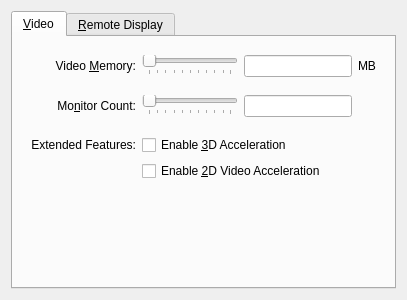
<ui version="4.0">
 <comment>
 VBox frontends: Qt4 GUI ("VirtualBox"):

 Copyright (C) 2008-2013 Oracle Corporation

 This file is part of VirtualBox Open Source Edition (OSE), as
 available from http://www.virtualbox.org. This file is free software;
 you can redistribute it and/or modify it under the terms of the GNU
 General Public License (GPL) as published by the Free Software
 Foundation, in version 2 as it comes in the "COPYING" file of the
 VirtualBox OSE distribution. VirtualBox OSE is distributed in the
 hope that it will be useful, but WITHOUT ANY WARRANTY of any kind.
 </comment>
 <class>UIMachineSettingsDisplay</class>
 <widget class="QWidget" name="UIMachineSettingsDisplay">
  <property name="geometry">
   <rect>
    <x>0</x>
    <y>0</y>
    <width>350</width>
    <height>300</height>
   </rect>
  </property>
  <layout class="QVBoxLayout" name="m_pLayoutMain">
   <item>
    <widget class="QITabWidget" name="m_pTabWidget">
     <widget class="QWidget" name="m_pTabVideo">
      <attribute name="title">
       <string>&amp;Video</string>
      </attribute>
      <layout class="QVBoxLayout" name="m_pLayoutTabVideo">
       <item>
        <widget class="QWidget" name="m_pContainerVideo">
         <layout class="QGridLayout" name="m_pLayoutContainerVideo">
          <item row="0" column="0">
           <widget class="QLabel" name="m_pLabelMemory">
            <property name="text">
             <string>Video &amp;Memory:</string>
            </property>
            <property name="alignment">
             <set>Qt::AlignRight|Qt::AlignTrailing|Qt::AlignVCenter</set>
            </property>
            <property name="buddy">
             <cstring>m_pEditorMemory</cstring>
            </property>
           </widget>
          </item>
          <item row="0" column="1" rowspan="2">
           <layout class="QVBoxLayout" name="m_pLayoutSliderMemory">
            <property name="spacing">
             <number>0</number>
            </property>
            <item>
             <widget class="QIAdvancedSlider" name="m_pSliderMemory">
              <property name="whatsThis">
               <string>Controls the amount of video memory provided to the virtual machine.</string>
              </property>
              <property name="orientation">
               <enum>Qt::Horizontal</enum>
              </property>
              <property name="tickPosition">
               <enum>QSlider::TicksBelow</enum>
              </property>
             </widget>
            </item>
            <item>
             <layout class="QHBoxLayout" name="m_pLayoutLegendMemory">
              <item>
               <widget class="QLabel" name="m_pLabelMemoryMin">
                <property name="sizePolicy">
                 <sizepolicy hsizetype="Fixed" vsizetype="Fixed">
                  <horstretch>0</horstretch>
                  <verstretch>0</verstretch>
                 </sizepolicy>
                </property>
               </widget>
              </item>
              <item>
               <spacer name="m_pSpacerLegendMemory">
                <property name="orientation">
                 <enum>Qt::Horizontal</enum>
                </property>
                <property name="sizeHint" stdset="0">
                 <size>
                  <width>0</width>
                  <height>0</height>
                 </size>
                </property>
               </spacer>
              </item>
              <item>
               <widget class="QLabel" name="m_pLabelMemoryMax">
                <property name="sizePolicy">
                 <sizepolicy hsizetype="Fixed" vsizetype="Fixed">
                  <horstretch>0</horstretch>
                  <verstretch>0</verstretch>
                 </sizepolicy>
                </property>
               </widget>
              </item>
             </layout>
            </item>
           </layout>
          </item>
          <item row="0" column="2">
           <layout class="QHBoxLayout" name="m_pLayoutEditorMemory">
            <item>
             <widget class="QILineEdit" name="m_pEditorMemory">
              <property name="sizePolicy">
               <sizepolicy hsizetype="Fixed" vsizetype="Fixed">
                <horstretch>0</horstretch>
                <verstretch>0</verstretch>
               </sizepolicy>
              </property>
              <property name="whatsThis">
               <string>Controls the amount of video memory provided to the virtual machine.</string>
              </property>
             </widget>
            </item>
            <item>
             <widget class="QLabel" name="m_pLabelMemoryUnit">
              <property name="sizePolicy">
               <sizepolicy hsizetype="Fixed" vsizetype="Fixed">
                <horstretch>0</horstretch>
                <verstretch>0</verstretch>
               </sizepolicy>
              </property>
              <property name="text">
               <string>MB</string>
              </property>
             </widget>
            </item>
           </layout>
          </item>
          <item row="2" column="0">
           <widget class="QLabel" name="m_pLabelScreens">
            <property name="text">
             <string>Mo&amp;nitor Count:</string>
            </property>
            <property name="alignment">
             <set>Qt::AlignRight|Qt::AlignTrailing|Qt::AlignVCenter</set>
            </property>
            <property name="buddy">
             <cstring>m_pEditorScreens</cstring>
            </property>
           </widget>
          </item>
          <item row="2" column="1" rowspan="2">
           <layout class="QVBoxLayout" name="m_pLayoutSliderScreens">
            <property name="spacing">
             <number>0</number>
            </property>
            <item>
             <widget class="QIAdvancedSlider" name="m_pSliderScreeens">
              <property name="whatsThis">
               <string>Controls the amount of virtual monitors provided to the virtual machine.</string>
              </property>
              <property name="orientation">
               <enum>Qt::Horizontal</enum>
              </property>
              <property name="tickPosition">
               <enum>QSlider::TicksBelow</enum>
              </property>
             </widget>
            </item>
            <item>
             <layout class="QHBoxLayout" name="m_pLayoutLegendScreens">
              <item>
               <widget class="QLabel" name="m_pLabelScreensMin">
                <property name="sizePolicy">
                 <sizepolicy hsizetype="Fixed" vsizetype="Fixed">
                  <horstretch>0</horstretch>
                  <verstretch>0</verstretch>
                 </sizepolicy>
                </property>
               </widget>
              </item>
              <item>
               <spacer name="m_pSpacerLegendScreens">
                <property name="orientation">
                 <enum>Qt::Horizontal</enum>
                </property>
                <property name="sizeHint" stdset="0">
                 <size>
                  <width>0</width>
                  <height>0</height>
                 </size>
                </property>
               </spacer>
              </item>
              <item>
               <widget class="QLabel" name="m_pLabelScreensMax">
                <property name="sizePolicy">
                 <sizepolicy hsizetype="Fixed" vsizetype="Fixed">
                  <horstretch>0</horstretch>
                  <verstretch>0</verstretch>
                 </sizepolicy>
                </property>
               </widget>
              </item>
             </layout>
            </item>
           </layout>
          </item>
          <item row="2" column="2">
           <layout class="QHBoxLayout" name="m_pLayoutEditorScreens">
            <item>
             <widget class="QILineEdit" name="m_pEditorScreens">
              <property name="sizePolicy">
               <sizepolicy hsizetype="Fixed" vsizetype="Fixed">
                <horstretch>0</horstretch>
                <verstretch>0</verstretch>
               </sizepolicy>
              </property>
              <property name="whatsThis">
               <string>Controls the amount of virtual monitors provided to the virtual machine.</string>
              </property>
             </widget>
            </item>
            <item>
             <widget class="QLabel" name="m_pLabelScreensUnit"/>
            </item>
           </layout>
          </item>
          <item row="4" column="0">
           <widget class="QLabel" name="m_pLabelVideoOptions">
            <property name="text">
             <string>Extended Features:</string>
            </property>
            <property name="alignment">
             <set>Qt::AlignRight|Qt::AlignTrailing|Qt::AlignVCenter</set>
            </property>
           </widget>
          </item>
          <item row="4" column="1" colspan="2">
           <widget class="QCheckBox" name="mCb3D">
            <property name="sizePolicy">
             <sizepolicy hsizetype="MinimumExpanding" vsizetype="Fixed">
              <horstretch>0</horstretch>
              <verstretch>0</verstretch>
             </sizepolicy>
            </property>
            <property name="whatsThis">
             <string>When checked, the virtual machine will be given access to the 3D graphics capabilities available on the host.</string>
            </property>
            <property name="text">
             <string>Enable &amp;3D Acceleration</string>
            </property>
           </widget>
          </item>
          <item row="5" column="1" colspan="2">
           <widget class="QCheckBox" name="mCb2DVideo">
            <property name="sizePolicy">
             <sizepolicy hsizetype="MinimumExpanding" vsizetype="Fixed">
              <horstretch>0</horstretch>
              <verstretch>0</verstretch>
             </sizepolicy>
            </property>
            <property name="whatsThis">
             <string>When checked, the virtual machine will be given access to the Video Acceleration capabilities available on the host.</string>
            </property>
            <property name="text">
             <string>Enable &amp;2D Video Acceleration</string>
            </property>
           </widget>
          </item>
         </layout>
        </widget>
       </item>
       <item>
        <spacer name="m_pStretchVideo">
         <property name="orientation">
          <enum>Qt::Vertical</enum>
         </property>
         <property name="sizeHint" stdset="0">
          <size>
           <width>0</width>
           <height>0</height>
          </size>
         </property>
        </spacer>
       </item>
      </layout>
     </widget>
     <widget class="QWidget" name="m_pTabRemoteDisplay">
      <attribute name="title">
       <string>&amp;Remote Display</string>
      </attribute>
      <layout class="QVBoxLayout" name="m_pLayoutTabRemoteDisplay">
       <item>
        <widget class="QWidget" name="m_pContainerRemoteDisplay">
         <layout class="QGridLayout" name="m_pLayoutContainerRemoteDisplay">
          <item row="0" column="0" colspan="2">
           <widget class="QCheckBox" name="m_pCheckboxRemoteDisplay">
            <property name="whatsThis">
             <string>When checked, the VM will act as a Remote Desktop Protocol (RDP) server, allowing remote clients to connect and operate the VM (when it is running) using a standard RDP client.</string>
            </property>
            <property name="text">
             <string>&amp;Enable Server</string>
            </property>
            <property name="checked">
             <bool>false</bool>
            </property>
           </widget>
          </item>
          <item row="1" column="0">
           <spacer name="m_pSpacerContainerRemoteDisplay">
            <property name="orientation">
             <enum>Qt::Horizontal</enum>
            </property>
            <property name="sizeType">
             <enum>QSizePolicy::Fixed</enum>
            </property>
            <property name="sizeHint" stdset="0">
             <size>
              <width>20</width>
              <height>0</height>
             </size>
            </property>
           </spacer>
          </item>
          <item row="1" column="1">
           <widget class="QWidget" name="m_pContainerRemoteDisplayOptions">
            <layout class="QGridLayout" name="m_pLayoutContainerRemoteDisplayServer">
             <item row="0" column="0">
              <widget class="QLabel" name="m_pLabelRemoteDisplayPort">
               <property name="text">
                <string>Server &amp;Port:</string>
               </property>
               <property name="alignment">
                <set>Qt::AlignRight|Qt::AlignTrailing|Qt::AlignVCenter</set>
               </property>
               <property name="buddy">
                <cstring>m_pEditorRemoteDisplayPort</cstring>
               </property>
              </widget>
             </item>
             <item row="0" column="1">
              <widget class="QLineEdit" name="m_pEditorRemoteDisplayPort">
               <property name="whatsThis">
                <string>The VRDP Server port number. You may specify &lt;tt&gt;0&lt;/tt&gt; (zero), to select port 3389, the standard port for RDP.</string>
               </property>
              </widget>
             </item>
             <item row="1" column="0">
              <widget class="QLabel" name="m_pLabelRemoteDisplayAuthMethod">
               <property name="text">
                <string>Authentication &amp;Method:</string>
               </property>
               <property name="alignment">
                <set>Qt::AlignRight|Qt::AlignTrailing|Qt::AlignVCenter</set>
               </property>
               <property name="buddy">
                <cstring>m_pComboRemoteDisplayAuthMethod</cstring>
               </property>
              </widget>
             </item>
             <item row="1" column="1">
              <widget class="QComboBox" name="m_pComboRemoteDisplayAuthMethod">
               <property name="whatsThis">
                <string>Defines the VRDP authentication method.</string>
               </property>
              </widget>
             </item>
             <item row="2" column="0">
              <widget class="QLabel" name="m_pLabelRemoteDisplayTimeout">
               <property name="text">
                <string>Authentication &amp;Timeout:</string>
               </property>
               <property name="alignment">
                <set>Qt::AlignRight|Qt::AlignTrailing|Qt::AlignVCenter</set>
               </property>
               <property name="buddy">
                <cstring>m_pEditorRemoteDisplayTimeout</cstring>
               </property>
              </widget>
             </item>
             <item row="2" column="1">
              <widget class="QLineEdit" name="m_pEditorRemoteDisplayTimeout">
               <property name="whatsThis">
                <string>Specifies the timeout for guest authentication, in milliseconds.</string>
               </property>
              </widget>
             </item>
             <item row="3" column="0">
              <widget class="QLabel" name="m_pLabelRemoteDisplayOptions">
               <property name="text">
                <string>Extended Features:</string>
               </property>
               <property name="alignment">
                <set>Qt::AlignRight|Qt::AlignTrailing|Qt::AlignVCenter</set>
               </property>
              </widget>
             </item>
             <item row="3" column="1">
              <widget class="QCheckBox" name="m_pCheckboxMultipleConn">
               <property name="sizePolicy">
                <sizepolicy hsizetype="MinimumExpanding" vsizetype="Fixed">
                 <horstretch>0</horstretch>
                 <verstretch>0</verstretch>
                </sizepolicy>
               </property>
               <property name="whatsThis">
                <string>Specifies whether multiple simultaneous connections to the VM are permitted.</string>
               </property>
               <property name="text">
                <string>&amp;Allow Multiple Connections</string>
               </property>
              </widget>
             </item>
            </layout>
           </widget>
          </item>
         </layout>
        </widget>
       </item>
       <item>
        <spacer name="m_pStretchRemoteDisplay">
         <property name="orientation">
          <enum>Qt::Vertical</enum>
         </property>
         <property name="sizeHint" stdset="0">
          <size>
           <width>0</width>
           <height>0</height>
          </size>
         </property>
        </spacer>
       </item>
      </layout>
     </widget>
    </widget>
   </item>
  </layout>
 </widget>
 <customwidgets>
  <customwidget>
   <class>QILineEdit</class>
   <extends>QLineEdit</extends>
   <header>QILineEdit.h</header>
  </customwidget>
  <customwidget>
   <class>QIAdvancedSlider</class>
   <extends>QSlider</extends>
   <header>QIAdvancedSlider.h</header>
  </customwidget>
  <customwidget>
   <class>QITabWidget</class>
   <extends>QTabWidget</extends>
   <header>QITabWidget.h</header>
  </customwidget>
 </customwidgets>
 <resources/>
 <connections>
  <connection>
   <sender>m_pCheckboxRemoteDisplay</sender>
   <signal>toggled(bool)</signal>
   <receiver>m_pContainerRemoteDisplayOptions</receiver>
   <slot>setEnabled(bool)</slot>
  </connection>
 </connections>
</ui>
